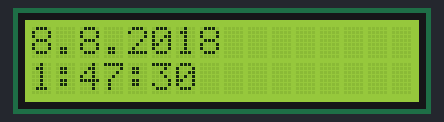
Simulated run of this sketch. Board: Arduino Uno, built with avr-gcc and run on an emulated ATmega328P. On the bench: 16×2 character LCD. The local clock reads 2024-03-15 10:24:30 at power-on unless the sketch sets it.

Above: at 0.1 s.
At 4.2 s:
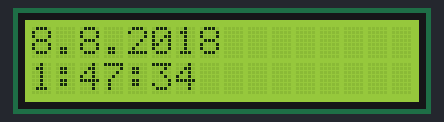
At 9.3 s:
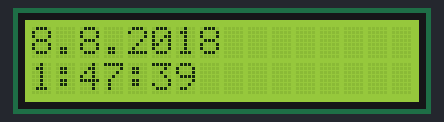
At 19.5 s:
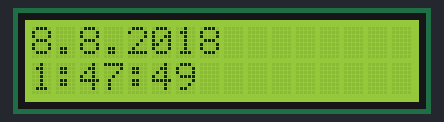
At 28.7 s:
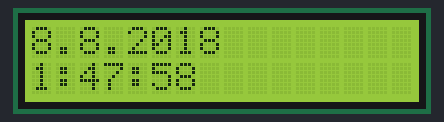
At 38.9 s:
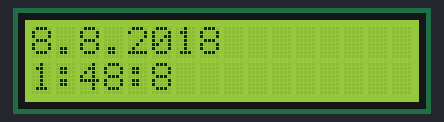

Measured:
- what the display in image 1 shows lasts 1.0 s, from 4.2 s to 5.2 s

The sketch:

Test_DS1302_display.ino
```cpp
//This code is to use with DS1302 RTC module, it permits you to setup the actual time and date
//And you can visualize them on the LCD i2c screen
//This code is a modified version of the code provided in virtuabotixRTC library

#include <virtuabotixRTC.h> //Libraries needed
#include <LiquidCrystal_I2C.h>

//Wiring VCC -> 5+, GND -> GND, SDA -> GPIO18, SCL -> GPIO19 (Arduino Uno)
LiquidCrystal_I2C lcd(0x27, 16, 2);   // adress and format LCD

//Wiring CLK -> 4 , DAT ->3, Reset -> 2, VCC -> 5+, GND -> GND

//virtuabotixRTC myRTC(4, 3, 2); //If you change the wiring change the pins here also
virtuabotixRTC myRTC(A2, A1, A0);


void setup() {
  Serial.begin(9600);
  lcd.init();                         // init LCD
  lcd.backlight();
  lcd.home();
  lcd.setCursor(4, 0);                // place static text
  lcd.print("Welcome");
  myRTC.setDS1302Time(30, 47, 01, 5, 8, 8, 2018); //Here you write your actual time/date as shown above
  //but remember to "comment/remove" this function once you're done as I did
  //The setup is done only one time and the module will continue counting it automatically

}

void loop() {
 lcd.clear(); //Here after clearing the LCD we take the time from the module and print it on the screen with usual LCD functions
 myRTC.updateTime();
 lcd.setCursor(0,0);
 lcd.print(myRTC.dayofmonth);
 lcd.print(".");
 lcd.print(myRTC.month);
 lcd.print(".");
 lcd.print(myRTC.year);
 lcd.setCursor(0,1);
 lcd.print(myRTC.hours);

 lcd.print(":");
 lcd.print(myRTC.minutes);
 lcd.print(":");
 lcd.print(myRTC.seconds);
 delay(1000);
}
```
